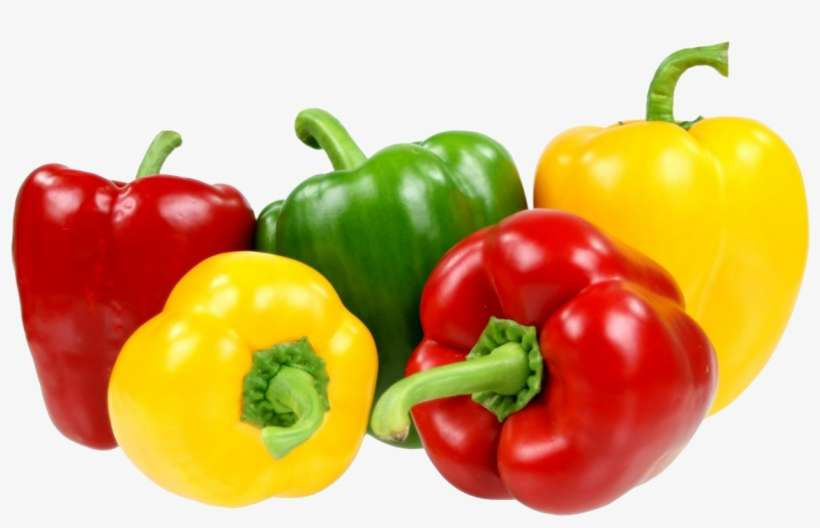
#> input picture image compression/peppers.png, 820 x 528 px
$ jupyter execute Untitled.ipynb   (older library calls are emulated)
#> lines starting #> are read from the running program, lines starting #| are printed output that depends on the picture
### Image Compression

[cell 1]
import imageio

RGB = imageio.imread('peppers.png')
#> RGB is the input picture: shape (528, 820, 3); mean R, G, B 216.5, 177.3, 123.2

[cell 2]
import numpy as np

L1 = np.sum(RGB, axis=2) / 3.0  # grayscale image
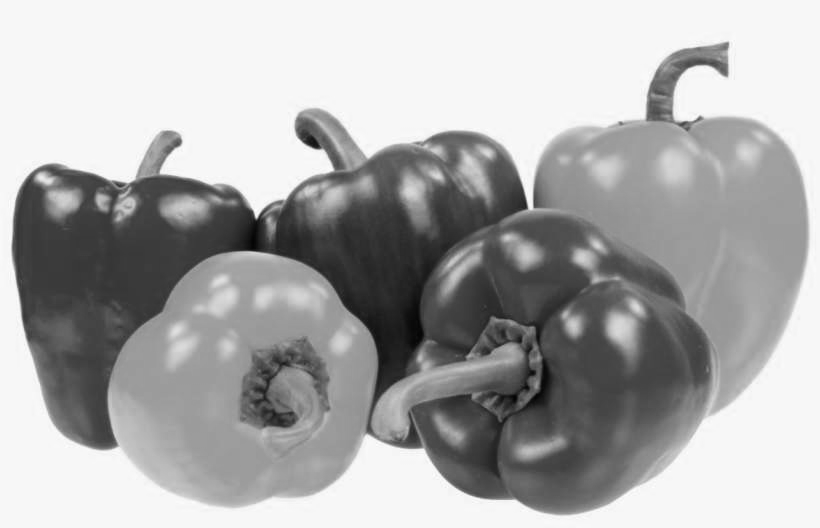
#> L1: shape (528, 820) float64; min 3.33, max 255, mean 172.3
L2 = RGB[:,:,0] / 3.0 + RGB[:,:,1] / 3.0 - RGB[:,:,2] / 3.0
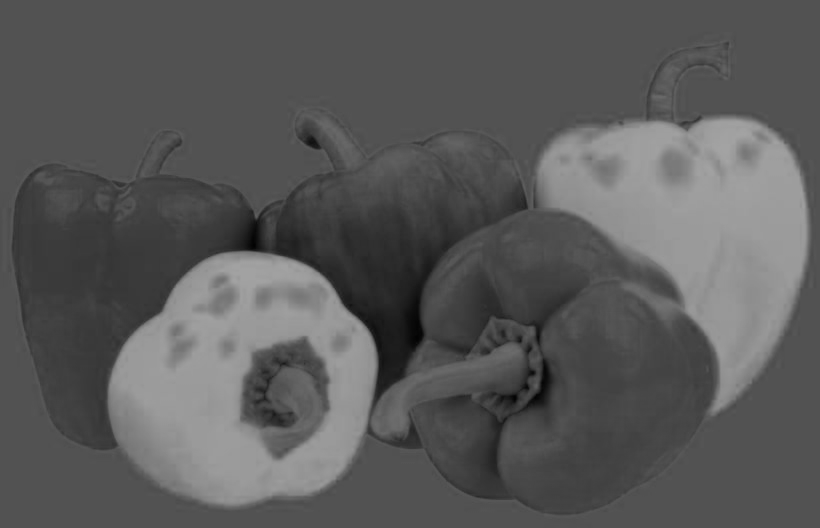
#> L2: shape (528, 820) float64; min 2, max 164, mean 90.2
L3 = RGB[:,:,0] / 3.0 - RGB[:,:,1] / 3.0 + RGB[:,:,2] / 3.0
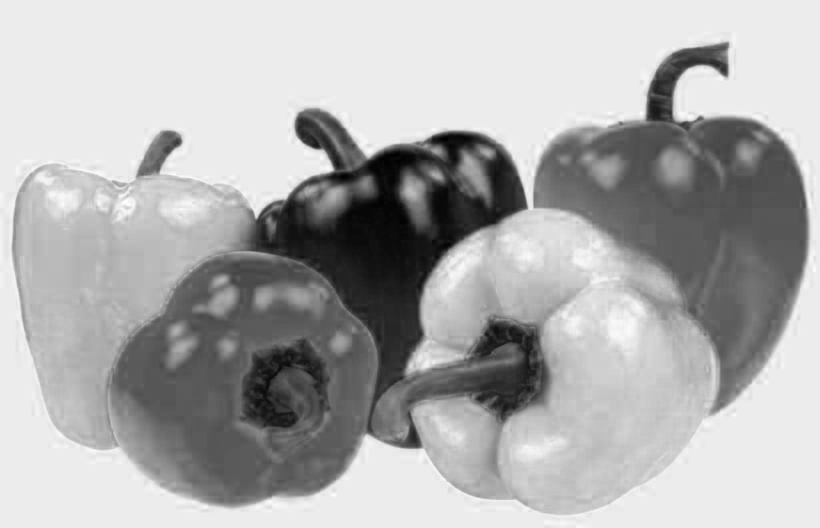
#> L3: shape (528, 820) float64; min -27, max 91, mean 54.1; drawn with min black and max white
L4 = -RGB[:,:,0] / 3.0 + RGB[:,:,1] / 3.0 + RGB[:,:,2] / 3.0
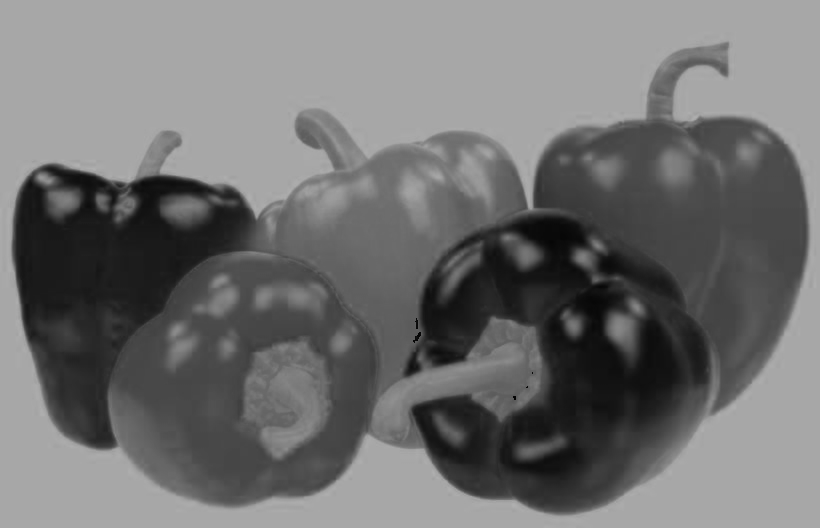
#> L4: shape (528, 820) float64; min 3.67, max 178, mean 113.3

[cell 3]
from scipy.stats import entropy

H1 = entropy(L1.ravel())
#> H1 = 12.88
H2 = entropy(L2.ravel())
#> H2 = 12.92
H3 = entropy(L3.ravel())
#> H3 = -inf
H4 = entropy(L4.ravel())
#> H4 = 12.85

[cell 4]
Hmin = min(H1, H2, H3, H4)
#> Hmin = -inf
Hmax = max(H1, H2, H3, H4)
#> Hmax = 12.92

if Hmin == H1:
    Lmin = L1
elif Hmin == H2:
    Lmin = L2
elif Hmin == H3:
    Lmin = L3
else:
    Lmin = L4

if Hmax == H1:
    Lmax = L1
elif Hmax == H2:
    Lmax = L2
elif Hmax == H3:
    Lmax = L3
else:
    Lmax = L4

[cell 5]
import matplotlib.pyplot as plt

fig, axs = plt.subplots(1, 3, figsize=(12, 4))
axs[0].imshow(RGB)
axs[0].set_title('Original')
axs[1].imshow(Lmin, cmap='gray')
axs[1].set_title(f'Minimum entropy\nH = {Hmin:.2f}')
axs[2].imshow(Lmax)
axs[2].set_title(f'Maximum entropy\nH = {Hmax:.2f}')
plt.show()

[cell 6]
import numpy as np

# Define the quantization step sizes
stepsizes = [10, 20]

# Define the range of values for the second and third components
ranges = [-stepsize for stepsize in stepsizes[::-1]] + [stepsize for stepsize in stepsizes]

# Initialize the list of all possible triples
triples = []

# Loop over all possible combinations of the three values
for x in ranges:
    for y in ranges:
        for z in ranges:
            if x != 0 or y != 0 or z != 0:  # exclude the trivial case (0, 0, 0)
                triples.append((x, y, z))

# Display the list of all possible triples
print(triples)

[cell 7]
import numpy as np
import matplotlib.pyplot as plt

# Load the image
#img = plt.imread("peppers.png")
import imageio

img= imageio.imread('peppers.png')


# Convert the image to floating point format
img = img.astype(np.float)

# Define the quantization step sizes
stepsizes = [10, 20]

# Define the range of values for the second and third components
ranges = [-stepsize for stepsize in stepsizes[::-1]] + [stepsize for stepsize in stepsizes]

# Initialize variables to keep track of the minimum and maximum estimated entropy
min_entropy = np.inf
max_entropy = -np.inf

# Loop over all possible combinations of the three values
for x in ranges:
    for y in ranges:
        for z in ranges:
            if x != 0 or y != 0 or z != 0:  # exclude the trivial case (0, 0, 0)
                # Compute the linear combination of the RGB components
                pseudochrominance = x*img[:,:,0] + y*img[:,:,1] + z*img[:,:,2]
                # Compute the estimated entropy of the pseudochrominance channel
                hist, bins = np.histogram(pseudochrominance, bins=256, range=(0, 255))
                hist = hist / np.sum(hist)  # normalize the histogram
                entropy = -np.sum(hist * np.log2(hist + 1e-12))  # compute the entropy
                # Update the minimum and maximum entropy and corresponding pseudochrominance
                if entropy < min_entropy:
                    min_entropy = entropy
                    min_pseudochrominance = pseudochrominance
                    min_triple = (x, y, z)
                if entropy > max_entropy:
                    max_entropy = entropy
                    max_pseudoluminance = pseudochrominance
                    max_triple = (x, y, z)
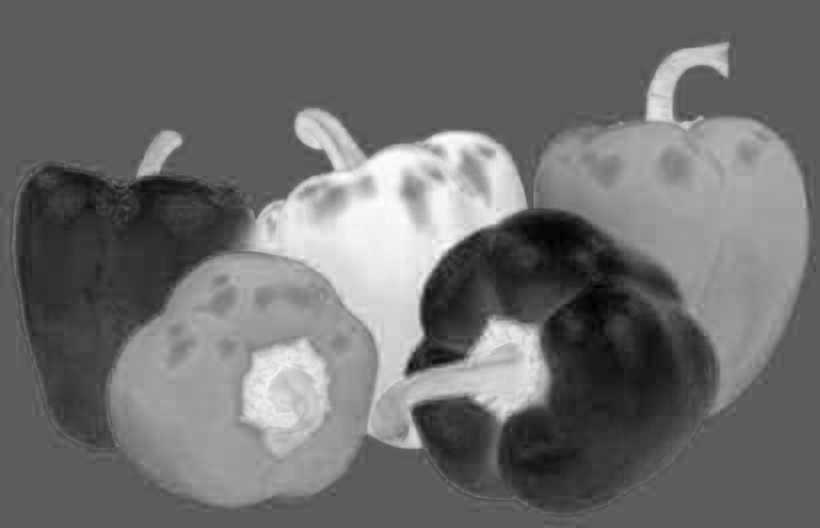
#> max_pseudoluminance: shape (528, 820) float64; min -4780, max 1620, mean -2015.8; drawn with min black and max white
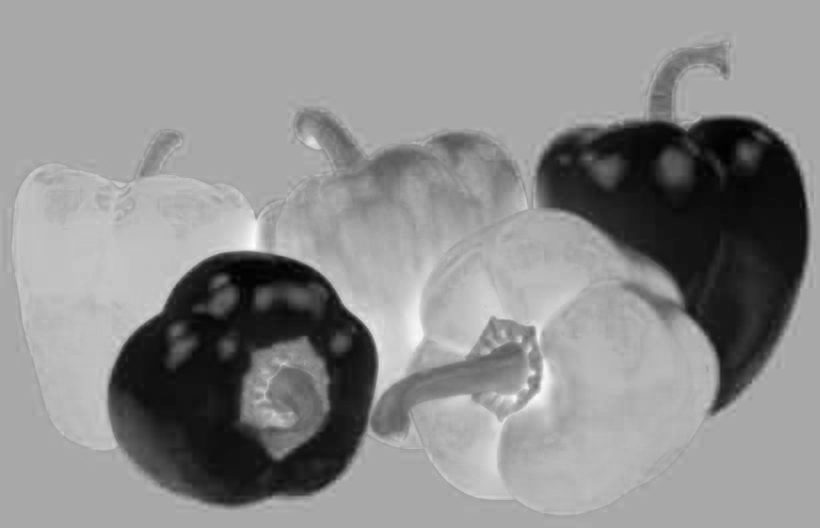
#> min_pseudochrominance: shape (528, 820) float64; min -7310, max 0, mean -3248; drawn with min black and max white
#> after the loop, max_entropy = 4.69; max_triple = (-20, 20, -10); min_entropy = -1.44e-12; min_triple = (-10, -20, 20)

# Display the minimum and maximum entropy and corresponding pseudochrominance
print(f"Minimum estimated entropy = {min_entropy:.3f} for triple {min_triple}")
#| Minimum estimated entropy = -0.000 for triple (-10, -20, 20)
plt.imshow(min_pseudochrominance, cmap='gray')
plt.show()

print(f"Maximum estimated entropy = {max_entropy:.3f} for triple {max_triple}")
#| Maximum estimated entropy = 4.694 for triple (-20, 20, -10)
plt.imshow(max_pseudoluminance, cmap='gray')
plt.show()
